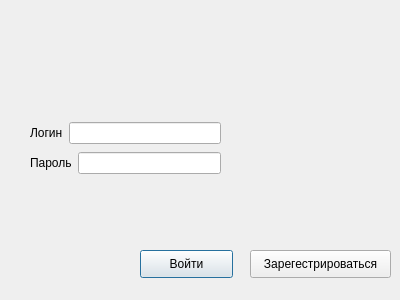
<?xml version="1.0" encoding="UTF-8"?>
<ui version="4.0">
 <class>LoginWindow</class>
 <widget class="QDialog" name="LoginWindow">
  <property name="geometry">
   <rect>
    <x>0</x>
    <y>0</y>
    <width>400</width>
    <height>300</height>
   </rect>
  </property>
  <property name="windowTitle">
   <string>Dialog</string>
  </property>
  <widget class="QPushButton" name="enter">
   <property name="geometry">
    <rect>
     <x>140</x>
     <y>250</y>
     <width>93</width>
     <height>28</height>
    </rect>
   </property>
   <property name="text">
    <string>Войти</string>
   </property>
  </widget>
  <widget class="QPushButton" name="reg">
   <property name="geometry">
    <rect>
     <x>250</x>
     <y>250</y>
     <width>141</width>
     <height>28</height>
    </rect>
   </property>
   <property name="text">
    <string>Зарегестрироваться</string>
   </property>
  </widget>
  <widget class="QWidget" name="">
   <property name="geometry">
    <rect>
     <x>30</x>
     <y>120</y>
     <width>191</width>
     <height>57</height>
    </rect>
   </property>
   <layout class="QVBoxLayout" name="verticalLayout">
    <item>
     <layout class="QHBoxLayout" name="horizontalLayout_2">
      <item>
       <widget class="QLabel" name="label">
        <property name="text">
         <string>Логин</string>
        </property>
       </widget>
      </item>
      <item>
       <widget class="QLineEdit" name="login"/>
      </item>
     </layout>
    </item>
    <item>
     <layout class="QHBoxLayout" name="horizontalLayout">
      <item>
       <widget class="QLabel" name="label_2">
        <property name="text">
         <string>Пароль</string>
        </property>
       </widget>
      </item>
      <item>
       <widget class="QLineEdit" name="password"/>
      </item>
     </layout>
    </item>
   </layout>
  </widget>
 </widget>
 <resources/>
 <connections/>
</ui>
